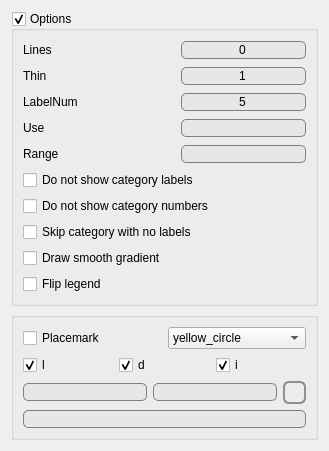
             <widget class="QWidget" name="tab_8">
              <attribute name="title">
               <string>Opt</string>
              </attribute>
              <layout class="QVBoxLayout" name="verticalLayout_11">
               <item>
                <widget class="QGroupBox" name="groupBox">
                 <property name="title">
                  <string>Options</string>
                 </property>
                 <property name="checkable">
                  <bool>true</bool>
                 </property>
                 <layout class="QVBoxLayout" name="verticalLayout_13">
                  <item>
                   <layout class="QHBoxLayout" name="horizontalLayout_20">
                    <item>
                     <widget class="QLabel" name="label_2">
                      <property name="text">
                       <string>Lines</string>
                      </property>
                     </widget>
                    </item>
                    <item>
                     <spacer name="horizontalSpacer_2">
                      <property name="orientation">
                       <enum>Qt::Horizontal</enum>
                      </property>
                      <property name="sizeHint" stdset="0">
                       <size>
                        <width>40</width>
                        <height>20</height>
                       </size>
                      </property>
                     </spacer>
                    </item>
                    <item>
                     <widget class="QLineEdit" name="AdvLines">
                      <property name="minimumSize">
                       <size>
                        <width>125</width>
                        <height>0</height>
                       </size>
                      </property>
                      <property name="maximumSize">
                       <size>
                        <width>125</width>
                        <height>16777215</height>
                       </size>
                      </property>
                      <property name="styleSheet">
                       <string notr="true">QLineEdit {
     border: 1px solid gray;
     border-radius: 5px;
     padding: 0 8px;
     background: rgb(231, 231, 231);
 }</string>
                      </property>
                      <property name="text">
                       <string>0</string>
                      </property>
                      <property name="alignment">
                       <set>Qt::AlignCenter</set>
                      </property>
                     </widget>
                    </item>
                   </layout>
                  </item>
                  <item>
                   <layout class="QHBoxLayout" name="horizontalLayout_23">
                    <item>
                     <widget class="QLabel" name="label_13">
                      <property name="text">
                       <string>Thin</string>
                      </property>
                     </widget>
                    </item>
                    <item>
                     <spacer name="horizontalSpacer_14">
                      <property name="orientation">
                       <enum>Qt::Horizontal</enum>
                      </property>
                      <property name="sizeHint" stdset="0">
                       <size>
                        <width>40</width>
                        <height>20</height>
                       </size>
                      </property>
                     </spacer>
                    </item>
                    <item>
                     <widget class="QLineEdit" name="AdvThin">
                      <property name="minimumSize">
                       <size>
                        <width>125</width>
                        <height>0</height>
                       </size>
                      </property>
                      <property name="maximumSize">
                       <size>
                        <width>125</width>
                        <height>16777215</height>
                       </size>
                      </property>
                      <property name="styleSheet">
                       <string notr="true">QLineEdit {
     border: 1px solid gray;
     border-radius: 5px;
     padding: 0 8px;
     background: rgb(231, 231, 231);
 }</string>
                      </property>
                      <property name="text">
                       <string>1</string>
                      </property>
                      <property name="alignment">
                       <set>Qt::AlignCenter</set>
                      </property>
                     </widget>
                    </item>
                   </layout>
                  </item>
                  <item>
                   <layout class="QHBoxLayout" name="horizontalLayout_21">
                    <item>
                     <widget class="QLabel" name="label_11">
                      <property name="text">
                       <string>LabelNum</string>
                      </property>
                     </widget>
                    </item>
                    <item>
                     <spacer name="horizontalSpacer_12">
                      <property name="orientation">
                       <enum>Qt::Horizontal</enum>
                      </property>
                      <property name="sizeHint" stdset="0">
                       <size>
                        <width>40</width>
                        <height>20</height>
                       </size>
                      </property>
                     </spacer>
                    </item>
                    <item>
                     <widget class="QLineEdit" name="AdvLabelNum">
                      <property name="minimumSize">
                       <size>
                        <width>125</width>
                        <height>0</height>
                       </size>
                      </property>
                      <property name="maximumSize">
                       <size>
                        <width>125</width>
                        <height>16777215</height>
                       </size>
                      </property>
                      <property name="styleSheet">
                       <string notr="true">QLineEdit {
     border: 1px solid gray;
     border-radius: 5px;
     padding: 0 8px;
     background: rgb(231, 231, 231);
 }</string>
                      </property>
                      <property name="text">
                       <string>5</string>
                      </property>
                      <property name="alignment">
                       <set>Qt::AlignCenter</set>
                      </property>
                     </widget>
                    </item>
                   </layout>
                  </item>
                  <item>
                   <layout class="QHBoxLayout" name="horizontalLayout_24">
                    <item>
                     <widget class="QLabel" name="label_14">
                      <property name="text">
                       <string>Use</string>
                      </property>
                     </widget>
                    </item>
                    <item>
                     <spacer name="horizontalSpacer_15">
                      <property name="orientation">
                       <enum>Qt::Horizontal</enum>
                      </property>
                      <property name="sizeHint" stdset="0">
                       <size>
                        <width>40</width>
                        <height>20</height>
                       </size>
                      </property>
                     </spacer>
                    </item>
                    <item>
                     <widget class="QLineEdit" name="AdvUse">
                      <property name="enabled">
                       <bool>false</bool>
                      </property>
                      <property name="minimumSize">
                       <size>
                        <width>125</width>
                        <height>0</height>
                       </size>
                      </property>
                      <property name="maximumSize">
                       <size>
                        <width>125</width>
                        <height>16777215</height>
                       </size>
                      </property>
                      <property name="styleSheet">
                       <string notr="true">QLineEdit {
     border: 1px solid gray;
     border-radius: 5px;
     padding: 0 8px;
     background: rgb(231, 231, 231);
 }</string>
                      </property>
                      <property name="alignment">
                       <set>Qt::AlignCenter</set>
                      </property>
                     </widget>
                    </item>
                   </layout>
                  </item>
                  <item>
                   <layout class="QHBoxLayout" name="horizontalLayout_25">
                    <item>
                     <widget class="QLabel" name="label_15">
                      <property name="text">
                       <string>Range</string>
                      </property>
                     </widget>
                    </item>
                    <item>
                     <spacer name="horizontalSpacer_16">
                      <property name="orientation">
                       <enum>Qt::Horizontal</enum>
                      </property>
                      <property name="sizeHint" stdset="0">
                       <size>
                        <width>40</width>
                        <height>20</height>
                       </size>
                      </property>
                     </spacer>
                    </item>
                    <item>
                     <widget class="QLineEdit" name="AdvRange">
                      <property name="enabled">
                       <bool>false</bool>
                      </property>
                      <property name="minimumSize">
                       <size>
                        <width>125</width>
                        <height>0</height>
                       </size>
                      </property>
                      <property name="maximumSize">
                       <size>
                        <width>125</width>
                        <height>16777215</height>
                       </size>
                      </property>
                      <property name="styleSheet">
                       <string notr="true">QLineEdit {
     border: 1px solid gray;
     border-radius: 5px;
     padding: 0 8px;
     background: rgb(231, 231, 231);
 }</string>
                      </property>
                      <property name="alignment">
                       <set>Qt::AlignCenter</set>
                      </property>
                     </widget>
                    </item>
                   </layout>
                  </item>
                  <item>
                   <layout class="QVBoxLayout" name="verticalLayout_10">
                    <item>
                     <widget class="QCheckBox" name="flag_v">
                      <property name="text">
                       <string>Do not show category labels</string>
                      </property>
                     </widget>
                    </item>
                    <item>
                     <widget class="QCheckBox" name="flag_c">
                      <property name="text">
                       <string>Do not show category numbers</string>
                      </property>
                     </widget>
                    </item>
                    <item>
                     <widget class="QCheckBox" name="flag_n">
                      <property name="text">
                       <string>Skip category with no labels</string>
                      </property>
                     </widget>
                    </item>
                    <item>
                     <widget class="QCheckBox" name="flag_s">
                      <property name="text">
                       <string>Draw smooth gradient</string>
                      </property>
                     </widget>
                    </item>
                    <item>
                     <widget class="QCheckBox" name="flag_f">
                      <property name="text">
                       <string>Flip legend</string>
                      </property>
                     </widget>
                    </item>
                   </layout>
                  </item>
                 </layout>
                </widget>
               </item>
               <item>
                <widget class="QGroupBox" name="groupBox_2">
                 <property name="enabled">
                  <bool>true</bool>
                 </property>
                 <property name="title">
                  <string/>
                 </property>
                 <property name="checkable">
                  <bool>false</bool>
                 </property>
                 <layout class="QVBoxLayout" name="verticalLayout_14">
                  <item>
                   <layout class="QHBoxLayout" name="horizontalLayout_26">
                    <item>
                     <widget class="QCheckBox" name="placemark">
                      <property name="text">
                       <string>Placemark</string>
                      </property>
                     </widget>
                    </item>
                    <item>
                     <widget class="QComboBox" name="placemarks">
                      <property name="currentIndex">
                       <number>1</number>
                      </property>
                      <item>
                       <property name="text">
                        <string>icon</string>
                       </property>
                      </item>
                      <item>
                       <property name="text">
                        <string>yellow_circle</string>
                       </property>
                       <property name="icon">
                        <iconset>
                         <normaloff>:/icons/yellow_circle.png</normaloff>:/icons/yellow_circle.png</iconset>
                       </property>
                      </item>
                      <item>
                       <property name="text">
                        <string>red_circle</string>
                       </property>
                       <property name="icon">
                        <iconset>
                         <normaloff>:/icons/red_circle.png</normaloff>:/icons/red_circle.png</iconset>
                       </property>
                      </item>
                      <item>
                       <property name="text">
                        <string>blue_circle</string>
                       </property>
                       <property name="icon">
                        <iconset>
                         <normaloff>:/icons/blue_circle.png</normaloff>:/icons/blue_circle.png</iconset>
                       </property>
                      </item>
                      <item>
                       <property name="text">
                        <string>green_circle</string>
                       </property>
                       <property name="icon">
                        <iconset>
                         <normaloff>:/icons/green_circle.png</normaloff>:/icons/green_circle.png</iconset>
                       </property>
                      </item>
                     </widget>
                    </item>
                   </layout>
                  </item>
                  <item>
                   <layout class="QHBoxLayout" name="horizontalLayout_27">
                    <item>
                     <widget class="QCheckBox" name="addlegend">
                      <property name="text">
                       <string>l</string>
                      </property>
                      <property name="checked">
                       <bool>true</bool>
                      </property>
                     </widget>
                    </item>
                    <item>
                     <widget class="QCheckBox" name="adddescription">
                      <property name="text">
                       <string>d</string>
                      </property>
                      <property name="checked">
                       <bool>true</bool>
                      </property>
                     </widget>
                    </item>
                    <item>
                     <widget class="QCheckBox" name="flag_z">
                      <property name="text">
                       <string>i</string>
                      </property>
                      <property name="checked">
                       <bool>true</bool>
                      </property>
                     </widget>
                    </item>
                   </layout>
                  </item>
                  <item>
                   <layout class="QHBoxLayout" name="horizontalLayout_28">
                    <item>
                     <widget class="QLineEdit" name="longitude">
                      <property name="styleSheet">
                       <string notr="true">QLineEdit {
     border: 1px solid gray;
     border-radius: 5px;
     padding: 0 8px;
     background: rgb(231, 231, 231);
 }</string>
                      </property>
                      <property name="alignment">
                       <set>Qt::AlignCenter</set>
                      </property>
                     </widget>
                    </item>
                    <item>
                     <widget class="QLineEdit" name="latitude">
                      <property name="styleSheet">
                       <string notr="true">QLineEdit {
     border: 1px solid gray;
     border-radius: 5px;
     padding: 0 8px;
     background: rgb(231, 231, 231);
 }</string>
                      </property>
                      <property name="alignment">
                       <set>Qt::AlignCenter</set>
                      </property>
                     </widget>
                    </item>
                    <item>
                     <widget class="QToolButton" name="refresh">
                      <property name="styleSheet">
                       <string notr="true"> QToolButton { /* all types of tool button */
     border: 2px solid #8f8f91;
     border-radius: 6px;
     background-color: qlineargradient(x1: 0, y1: 0, x2: 0, y2: 1,
                                       stop: 0 #f6f7fa, stop: 1 #dadbde);
 }

 QToolButton[popupMode=&quot;1&quot;] { /* only for MenuButtonPopup */
     padding-right: 20px; /* make way for the popup button */
 }

 QToolButton:pressed {
     background-color: qlineargradient(x1: 0, y1: 0, x2: 0, y2: 1,
                                       stop: 0 #dadbde, stop: 1 #f6f7fa);
 }

 QToolButton:checked {
     background-color: qlineargradient(x1: 0, y1: 0, x2: 0, y2: 1,
                                       stop: 0 white, stop: 1 blue);
 }

 /* the subcontrols below are used only in the MenuButtonPopup mode */
 QToolButton::menu-button {
     border: 2px solid gray;
     border-top-right-radius: 6px;
     border-bottom-right-radius: 6px;
     /* 16px width + 4px for border = 20px allocated above */
     width: 16px;
 }

 QToolButton::menu-arrow {
     image: url(downarrow.png);
 }

 QToolButton::menu-arrow:open {
     top: 1px; left: 1px; /* shift it a bit */
 }</string>
                      </property>
                      <property name="text">
                       <string/>
                      </property>
                      <property name="icon">
                       <iconset>
                        <normaloff>:/icons/mActionDraw.png</normaloff>:/icons/mActionDraw.png</iconset>
                      </property>
                     </widget>
                    </item>
                   </layout>
                  </item>
                  <item>
                   <widget class="QLineEdit" name="placedescription">
                    <property name="enabled">
                     <bool>true</bool>
                    </property>
                    <property name="styleSheet">
                     <string notr="true">QLineEdit {
     border: 1px solid gray;
     border-radius: 5px;
     padding: 0 8px;
     background: rgb(231, 231, 231);
 }</string>
                    </property>
                   </widget>
                  </item>
                 </layout>
                </widget>
               </item>
              </layout>
             </widget>
